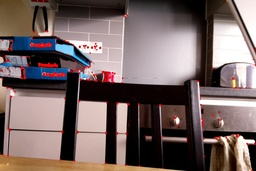
#> input picture experiments/img1.jpg, 256 x 171 px, shrunk from 720 x 480 before the run
$ python corner_detection.py
#> lines starting #> are read from the running program, lines starting #| are printed output that depends on the picture
import numpy as np
from scipy import ndimage
import matplotlib.pyplot as plt

# How colour changes between two pixels
def colour_change(pixel_a, pixel_b):
	r = pixel_a[0] - pixel_b[0]
	g = pixel_a[1] - pixel_b[1]
	b = pixel_a[2] - pixel_b[2]

	return r*r + g*g + b*b

def get_pixel(image, x, y):
	height, width, _ = image.shape

	if x >= width or y >= height or x < 0 or y < 0:
		return [0, 0, 0]

	return image[y][x]


# Constants
window_width = 5
window_height = 5
v = 2

# Open image
image = ndimage.imread('img1.jpg', mode="RGB")
#> image is the input picture: shape (171, 256, 3); mean R, G, B 118.5, 101.7, 99.9
height, width, _ = image.shape
#> height = 171; width = 256

max_error = 5000

# Core
for window_x in xrange(window_width, width - window_width, window_width):
	for window_y in xrange(window_height, height - window_height, window_height):
		error = 0
		for x in xrange(window_x, window_x + window_width, 1):
			for y in xrange(window_y, window_y + window_height, 1):
				error += colour_change(get_pixel(image, x, y), get_pixel(image, x, y + v))
				error += colour_change(get_pixel(image, x, y), get_pixel(image, x + v, y))

		if error > max_error:
			for i in xrange(window_x, window_x + window_width, 1):
				for j in xrange(window_y, window_y + window_height, 1):
					image[j][i] = [0, 255, 0]
#> this loop made 50 passes
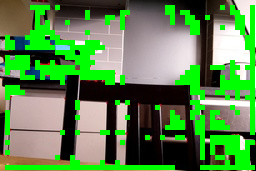
#> image: shape (171, 256, 3); mean R, G, B 88.1, 136.4, 75.2

plt.imshow(image)
plt.show()
